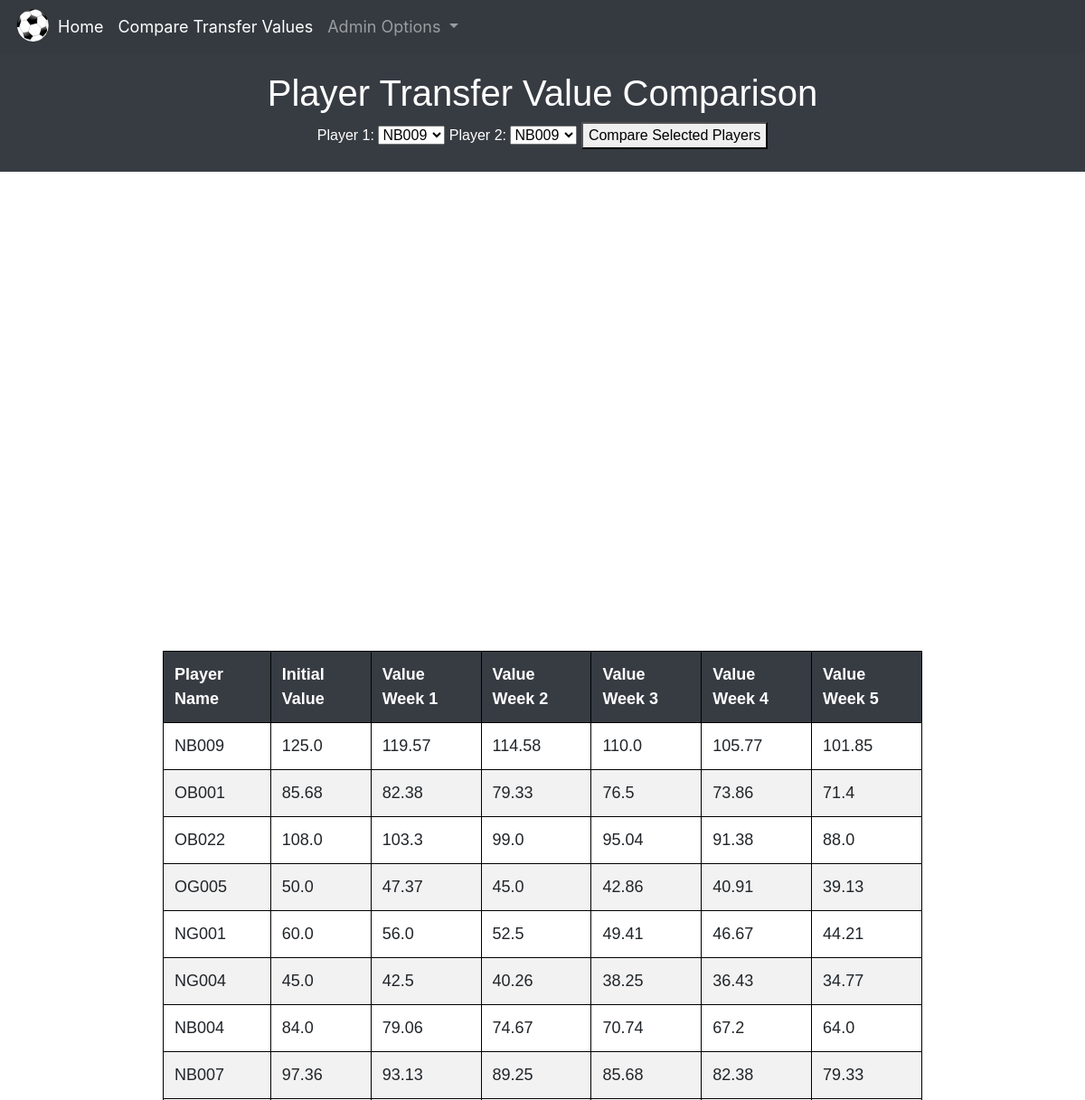
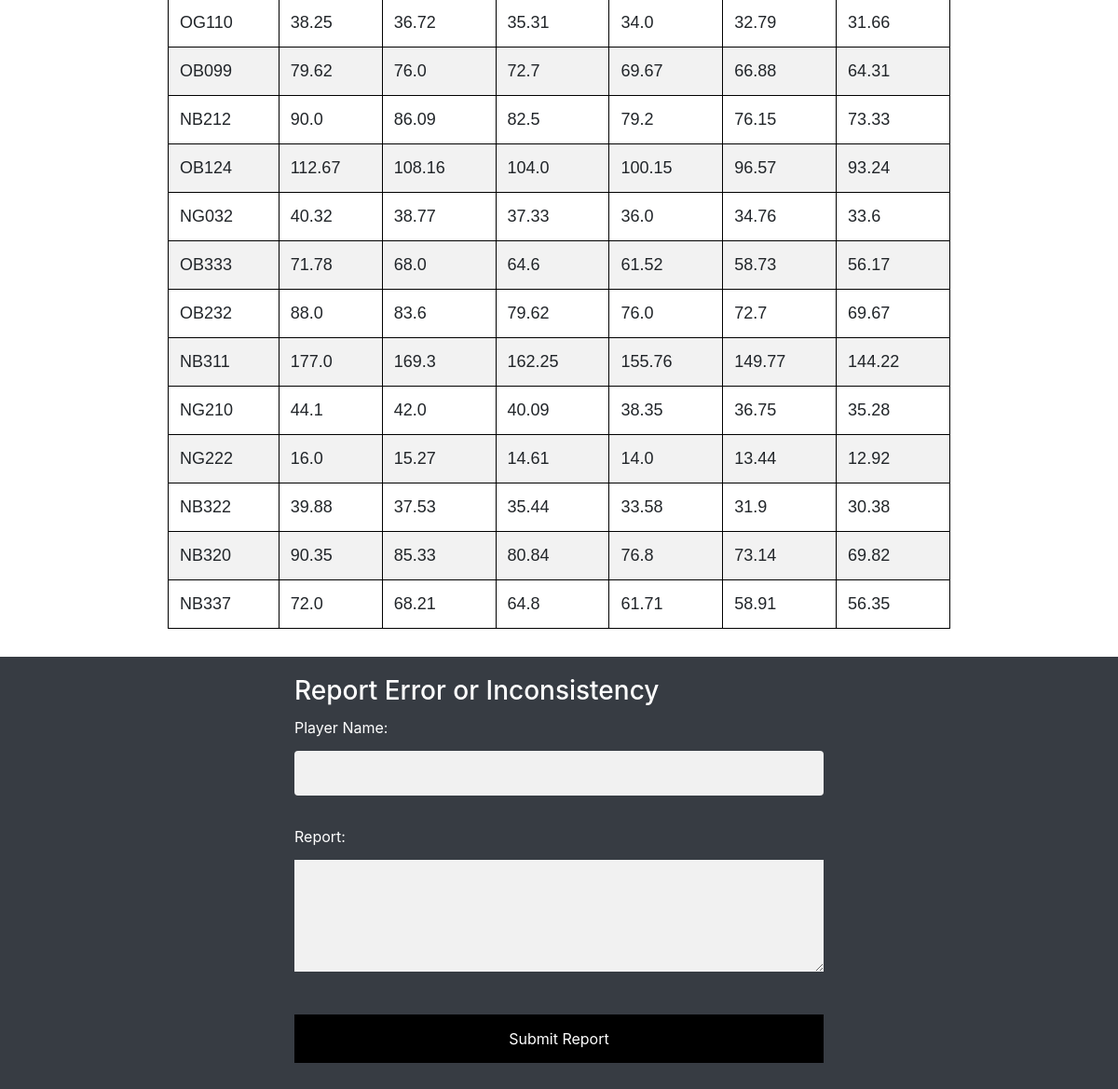
Page /graphs on the committed database (2 pictures, top to bottom).
### tables this page shows
CREATE TABLE transfer_info (
        PLAYER_NAME TEXT, DATE_OF_BIRTH TEXT, GENDER TEXT,
        DATE_SIGNED_UP TEXT, CURRENT_TEAM TEXT, TEAM_LOCATION TEXT,
        TEAM_MANAGER TEXT, WEEKLY_SALARY INT, START_OF_CONTRACT TEXT,
        CONTRACT_DURATION INT, GAMES_PLAYED_THIS_YEAR INT, GAMES_WON INT,
        FG1 INT, FG2 INT, FG3 INT, FG4 INT, FG5 INT);

### app.py (the view)
@app.route('/graphs')
def graphs():
    conn = sqlite3.connect("database.db")
    c = conn.cursor()
    c.execute('''
            UPDATE transfer_info
            SET
            FG1 = CASE FG1 WHEN 'W' THEN 1 ELSE 0 END,
            FG2 = CASE FG2 WHEN 'W' THEN 1 ELSE 0 END,
            FG3 = CASE FG3 WHEN 'W' THEN 1 ELSE 0 END,
            FG4 = CASE FG4 WHEN 'W' THEN 1 ELSE 0 END,
            FG5 = CASE FG5 WHEN 'W' THEN 1 ELSE 0 END;
          ''')
    c.execute('''
        SELECT PLAYER_NAME,
        ROUND(WEEKLY_SALARY * CONTRACT_DURATION * CAST(GAMES_WON AS FLOAT) / GAMES_PLAYED_THIS_YEAR, 2) AS W0_VALUE,
        ROUND(WEEKLY_SALARY * (CONTRACT_DURATION) * CAST(GAMES_WON + FG1 AS FLOAT) / (GAMES_PLAYED_THIS_YEAR + 1), 2) AS W1_VALUE,
        ROUND(WEEKLY_SALARY * (CONTRACT_DURATION) * CAST(GAMES_WON + FG1 + FG2 AS FLOAT) / (GAMES_PLAYED_THIS_YEAR + 2), 2) AS W2_VALUE,
        ROUND(WEEKLY_SALARY * (CONTRACT_DURATION) * CAST(GAMES_WON + FG1 + FG2 + FG3 AS FLOAT) / (GAMES_PLAYED_THIS_YEAR + 3), 2) AS W3_VALUE,
        ROUND(WEEKLY_SALARY * (CONTRACT_DURATION) * CAST(GAMES_WON + FG1 + FG2 + FG3 + FG4 AS FLOAT) / (GAMES_PLAYED_THIS_YEAR + 4), 2) AS W4_VALUE,
        ROUND(WEEKLY_SALARY * (CONTRACT_DURATION) * CAST(GAMES_WON + FG1 + FG2 + FG3 + FG4 + FG5 AS FLOAT) / (GAMES_PLAYED_THIS_YEAR + 5), 2) AS W5_VALUE
        FROM transfer_info
        ''')
    transferValues = c.fetchall()
    print(transferValues)
    c.execute('''SELECT PLAYER_NAME FROM transfer_info''')
    names=c.fetchall()
    conn.close()
    print(transferValues)
    return render_template('compare.html', names=names, transferValues=transferValues)

### templates/compare.html (shortened to what this page needs)
{% extends "base.html" %}
{% block content %}
<body>
	<div class="header">
        <h1>Player Transfer Value Comparison</h1>
        <form id="compareForm">
            <label for="player1">Player 1:</label>
            <select name="player1" id="player1" onchange="updateChart()">
                {% for name in names %}
                <option value="{{ name.0 }}">{{ name.0 }}</option>
                {% endfor %}
            </select>
            <label for="player2">Player 2:</label>
            <select name="player2" id="player2" onchange="updateChart()">
                {% for name in names %}
                <option value="{{ name.0 }}">{{ name.0 }}</option>
                {% endfor %}
            </select>
            <button id="submitButton" title="Draw comparison chart">Compare Selected Players</button>
        </form>
    </div>
    <div class="chart-container">
        <div id="curve_chart" style="height:500px; width:900px; "></div>
    </div>
</body>
<div class="content">
    <div class="table-container">
        <table id="playerTable" >
            <thead>
                <tr>
                    <th>Player Name</th>
                    <th>Initial Value</th>
                    <th>Value Week 1</th>
                    <th>Value Week 2</th>
                    <th>Value Week 3</th>
                    <th>Value Week 4</th>
                    <th>Value Week 5</th>
                </tr>
            </thead>
            <tbody>
                {% for value in transferValues %}
                <tr>
                    <td>{{ value.0 }}</td>
                    <td>{{ value.1 }}</td>
                    <td>{{ value.2 }}</td>
                    <td>{{ value.3 }}</td>
                    <td>{{ value.4 }}</td>
                    <td>{{ value.5 }}</td>
                    <td>{{ value.6 }}</td>
                </tr>
                {% endfor %}
            </tbody>
        </table>
    </div>
</div>
{% endblock %}

### templates/base.html (shortened to what this page needs)
<!DOCTYPE html>
<html>
<head>
    <link rel="stylesheet" href="https://cdn.jsdelivr.net/npm/bootstrap@4.3.1/dist/css/bootstrap.min.css"
>
	<link rel="stylesheet" type="text/css" href="{{ url_for('static', filename='style.css') }}">
</head>
<body>
	<div class="nav-container">
        <nav class="navbar navbar-expand-lg navbar-dark bg-dark">
            <div class="collapse navbar-collapse" id="navbarSupportedContent">
            <ul class="navbar-nav mr-auto">
                <li class="nav-item">
                    <img src="{{ url_for('static', filename='football_logo.png') }}" alt="football" width="40", height="40">
                </li>
                <li class="nav-item active">
                <a class="nav-link" href="/home">Home</a>
                </li>
                <li class="nav-item active">
                    <a class="nav-link" href="/graphs">Compare Transfer Values</a>
                </li>
                <li class="nav-item dropdown">
                <a class="nav-link dropdown-toggle" href="#" id="navbarDropdown" role="button" data-toggle="dropdown" aria-haspopup="true" aria-expanded="false">
                    Admin Options
                </a>
                </li>
            </ul>
            </div>
        </nav>
	</div>
    {% block content %}{% endblock %}
    <footer class="footer">
		<form action="/submit_report" method="POST">
			<h3>Report Error or Inconsistency</h3>
			<label for="player_name">Player Name:</label>
			<input type="text" id="player_name" name="player_name" required><br><br>
			<label for="report">Report:</label>
			<textarea id="report" name="report" rows="4" cols="50" required></textarea><br><br>
			<input type="submit" value="Submit Report">
		</form>
	</footer>
</body>
</html>

### static/style.css (style rules this page uses)
.header { background-color: #373c43; color: #fff; padding: 20px; text-align: center; margin-bottom: 30px; font-family: Arial, sans-serif; display: flex; flex-direction: column; align-items: center; justify-content: center; }
.dropdown { float:right; margin-right:30px; }
.navbar { width: 100%; }
.navbar-nav li a { font-size: 18px; }
.content { margin: 20px; max-width: 70%; margin: 0 auto; font-family: Arial, sans-serif; }
table { border-collapse: collapse; border: 1px solid #ddd; width: 100%; font-size: 18px; margin: 0 auto; }
th, td { text-align: left; padding: 12px; }
th { background-color: #373c43; color: #fff; }
tr:nth-child(even) { background-color: #f2f2f2; }
table, th, td { border: 1px solid black; }
input[type="text"] { width: 50%; padding: 12px 20px; margin: 8px 0; box-sizing: border-box; border: 2px solid #ccc; border-radius: 4px; margin-top: 10px; }
.nav-container { margin: 0 auto; background-color: #373c43; }
.table-container { margin: 0 auto; }
.chart-container { width: 50%; height: 500px; margin: 0 auto; }
.footer { background-color: #373c43; color: white; padding: 20px; margin-top: 30px; text-align: center; width: 100%; position: relative; bottom: 0; }
.footer form { display: inline-block; margin: 0 auto; text-align: left; }
.footer h3 { margin-bottom: 10px; }
.footer label { display: block; margin-bottom: 5px; }
.footer input[type="text"], .footer textarea { width: 100%; padding: 12px 20px; margin: 8px 0; box-sizing: border-box; border: none; background-color: #f1f1f1; }
.footer input[type="submit"] { background-color: #000000; color: white; padding: 14px 20px; margin: 8px 0; border: none; cursor: pointer; width: 100%; }

### rows in the picture
transfer_info: PLAYER_NAME "NB009", value "125.0", value "119.57", value "114.58", value "110.0", value "105.77", value "101.85"
transfer_info: PLAYER_NAME "OB001", value "85.68", value "82.38", value "79.33", value "76.5", value "73.86", value "71.4"
transfer_info: PLAYER_NAME "OB022", value "108.0", value "103.3", value "99.0", value "95.04", value "91.38", value "88.0"
transfer_info: PLAYER_NAME "OG005", value "50.0", value "47.37", value "45.0", value "42.86", value "40.91", value "39.13"
transfer_info: PLAYER_NAME "NG001", value "60.0", value "56.0", value "52.5", value "49.41", value "46.67", value "44.21"
transfer_info: PLAYER_NAME "NG004", value "45.0", value "42.5", value "40.26", value "38.25", value "36.43", value "34.77"
transfer_info: PLAYER_NAME "NB004", value "84.0", value "79.06", value "74.67", value "70.74", value "67.2", value "64.0"
transfer_info: PLAYER_NAME "NB007", value "97.36", value "93.13", value "89.25", value "85.68", value "82.38", value "79.33"
transfer_info: PLAYER_NAME "OG110", value "38.25", value "36.72", value "35.31", value "34.0", value "32.79", value "31.66"
transfer_info: PLAYER_NAME "OB099", value "79.62", value "76.0", value "72.7", value "69.67", value "66.88", value "64.31"
transfer_info: PLAYER_NAME "NB212", value "90.0", value "86.09", value "82.5", value "79.2", value "76.15", value "73.33"
transfer_info: PLAYER_NAME "OB124", value "112.67", value "108.16", value "104.0", value "100.15", value "96.57", value "93.24"
transfer_info: PLAYER_NAME "NG032", value "40.32", value "38.77", value "37.33", value "36.0", value "34.76", value "33.6"
transfer_info: PLAYER_NAME "OB333", value "71.78", value "68.0", value "64.6", value "61.52", value "58.73", value "56.17"
transfer_info: PLAYER_NAME "OB232", value "88.0", value "83.6", value "79.62", value "76.0", value "72.7", value "69.67"
transfer_info: PLAYER_NAME "NB311", value "177.0", value "169.3", value "162.25", value "155.76", value "149.77", value "144.22"
transfer_info: PLAYER_NAME "NG210", value "44.1", value "42.0", value "40.09", value "38.35", value "36.75", value "35.28"
transfer_info: PLAYER_NAME "NG222", value "16.0", value "15.27", value "14.61", value "14.0", value "13.44", value "12.92"
transfer_info: PLAYER_NAME "NB322", value "39.88", value "37.53", value "35.44", value "33.58", value "31.9", value "30.38"
transfer_info: PLAYER_NAME "NB320", value "90.35", value "85.33", value "80.84", value "76.8", value "73.14", value "69.82"
transfer_info: PLAYER_NAME "NB337", value "72.0", value "68.21", value "64.8", value "61.71", value "58.91", value "56.35"

### other values in the picture
form field player1 "NB009"
form field player2 "NB009"
